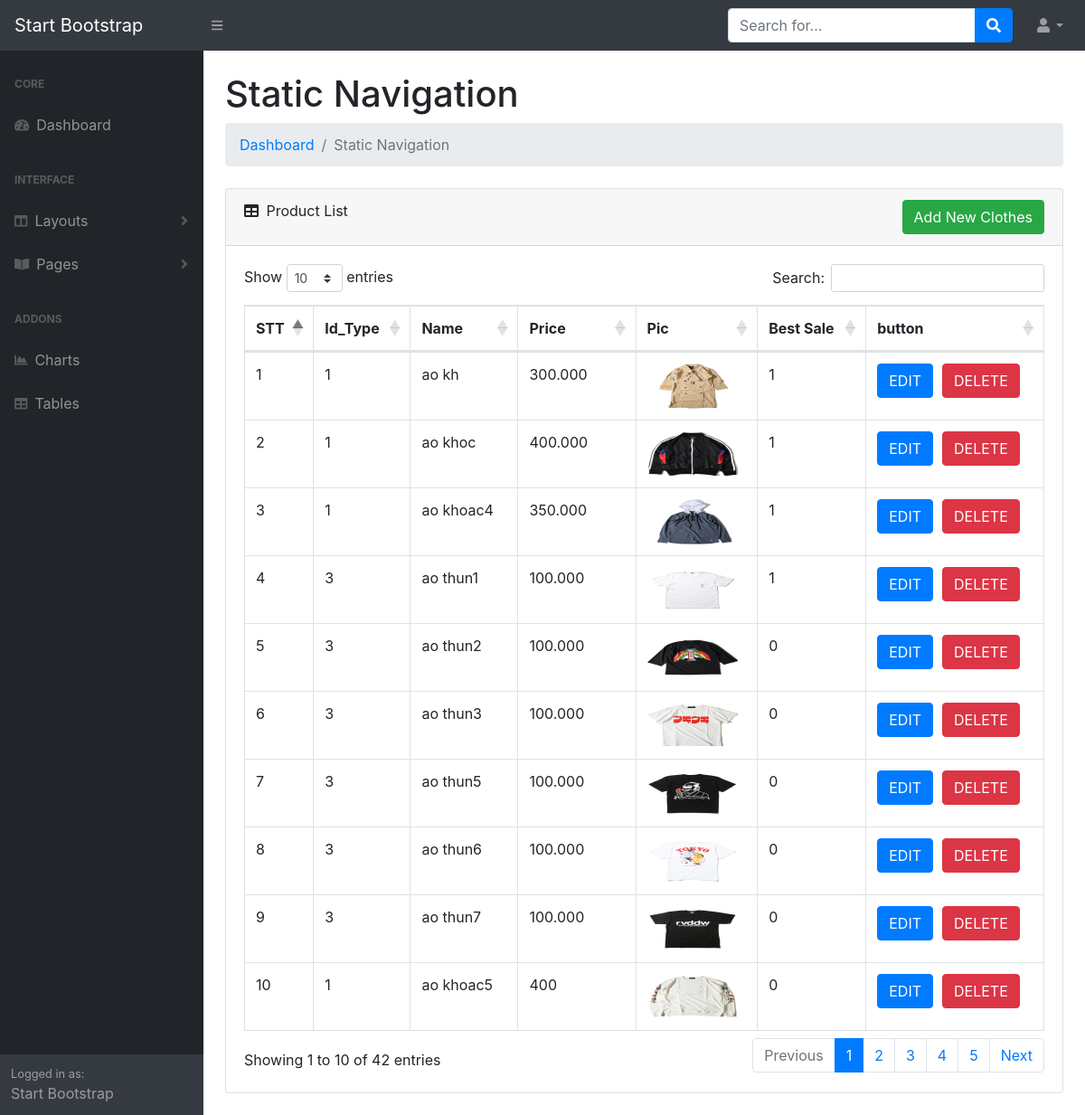
Page /CLOTHES.php on the committed database.
### tables this page shows
CREATE TABLE `clothes` (
  `id` int(4) NOT NULL,
  `id_type` int(4) NOT NULL,
  `name` varchar(40) NOT NULL,
  `price` varchar(255) NOT NULL,
  `picture` varchar(255) NOT NULL,
  `best_sell` int(11) NOT NULL
);

### models/DataProvider.php (called while the page is built, shortened)
<?php
class DataProvider
{
	private $link;
	function __construct()
	{
		$this->link=mysqli_connect("localhost","root","","sellclothes");
	}
	function ExecuteQuery($sql)
	{
		mysqli_query($this->link,"set names 'utf8'");
		return mysqli_query($this->link, $sql);
	}
	function FetchAll($sql)
	{
		$result=$this->ExecuteQuery($sql);
		$arr=array();
		while($row=mysqli_fetch_assoc($result))
		{
			$arr[]=$row;
		}
		return $arr;
	}
}
?>

### CLOTHES.php (the view, shortened to what this page needs)
<?php
include_once("../admin-test/models/DataProvider.php");
?>
<!DOCTYPE html>
<html lang="en">
    <head>
        <link href="css/styles.css" rel="stylesheet" />
        <link href="https://cdn.datatables.net/1.10.20/css/dataTables.bootstrap4.min.css" rel="stylesheet" />
    </head>
    <body>
        <nav class="sb-topnav navbar navbar-expand navbar-dark bg-dark">
            <a class="navbar-brand" href="index.php">Start Bootstrap</a>
            <button class="btn btn-link btn-sm order-1 order-lg-0" id="sidebarToggle" href="#"><i class="fas fa-bars"></i></button>
            <form class="d-none d-md-inline-block form-inline ml-auto mr-0 mr-md-3 my-2 my-md-0">
                <div class="input-group">
                    <input class="form-control" type="text" placeholder="Search for..." aria-label="Search" aria-describedby="basic-addon2" />
                    <div class="input-group-append">
                        <button class="btn btn-primary" type="button"><i class="fas fa-search"></i></button>
                    </div>
                </div>
            </form>
            <ul class="navbar-nav ml-auto ml-md-0">
                <li class="nav-item dropdown">
                    <a class="nav-link dropdown-toggle" id="userDropdown" href="#" role="button" data-toggle="dropdown" aria-haspopup="true" aria-expanded="false"><i class="fas fa-user fa-fw"></i></a>
                </li>
            </ul>
        </nav>
        <div id="layoutSidenav">
            <div id="layoutSidenav_nav">
                <nav class="sb-sidenav accordion sb-sidenav-dark" id="sidenavAccordion">
                    <div class="sb-sidenav-menu">
                        <div class="nav">
                            <div class="sb-sidenav-menu-heading">Core</div>
                            <a class="nav-link" href="index.php">
                                <div class="sb-nav-link-icon"><i class="fas fa-tachometer-alt"></i></div>
                                Dashboard
                            </a>
                            <div class="sb-sidenav-menu-heading">Interface</div>
                            <a class="nav-link collapsed" href="#" data-toggle="collapse" data-target="#collapseLayouts" aria-expanded="false" aria-controls="collapseLayouts">
                                <div class="sb-nav-link-icon"><i class="fas fa-columns"></i></div>
                                Layouts
                                <div class="sb-sidenav-collapse-arrow"><i class="fas fa-angle-down"></i></div>
                            </a>
                            <a class="nav-link collapsed" href="#" data-toggle="collapse" data-target="#collapsePages" aria-expanded="false" aria-controls="collapsePages">
                                <div class="sb-nav-link-icon"><i class="fas fa-book-open"></i></div>
                                Pages
                                <div class="sb-sidenav-collapse-arrow"><i class="fas fa-angle-down"></i></div>
                            </a>
                            <div class="sb-sidenav-menu-heading">Addons</div>
                            <a class="nav-link" href="charts.html">
                                <div class="sb-nav-link-icon"><i class="fas fa-chart-area"></i></div>
                                Charts
                            </a>
                            <a class="nav-link" href="tables.html">
                                <div class="sb-nav-link-icon"><i class="fas fa-table"></i></div>
                                Tables
                            </a>
                        </div>
                    </div>
                    <div class="sb-sidenav-footer">
                        <div class="small">Logged in as:</div>
                        Start Bootstrap
                    </div>
                </nav>
            </div>
            <div id="layoutSidenav_content">
                <main>
                    <div class="container-fluid">
                        <h1 class="mt-4">Static Navigation</h1>
                        <ol class="breadcrumb mb-4">
                            <li class="breadcrumb-item"><a href="index.php">Dashboard</a></li>
                            <li class="breadcrumb-item active">Static Navigation</li>
                        </ol>
                        <div class="card mb-4">
                            <div class="card-header" >
                                <i class="fas fa-table mr-1"></i>
                                Product List
                                <div style="float:right">
                                   <button class='btn-add btn btn-success'  data-toggle='modal' data-target='#AddModal'>Add New Clothes</button>
                                </div>
                            </div>
                            <div class="card-body">
                                <div class="table-responsive"  id='clothes_table'>
                                <table class="table table-bordered" id="dataTable" width="100%" cellspacing="0">
                                        <thead>
                                            <tr>
                                                <th>STT</th>
                                                <th>Id_Type</th>
                                                <th>Name</th>
                                                <th>Price</th>
                                                <th>Pic</th>
                                                <th>Best Sale</th>
                                                <th>button</th>
                                            </tr>
                                        </thead>
                                        <tbody>
                                        <?php
                                            include_once("../admin-test/models/DataProvider.php");
                                            $db=new DataProvider();
                                            $sql="SELECT * FROM `clothes`";
                                            $array=$db->FetchAll($sql);
                                            foreach($array as $item){
                                                @$p=number_format($item['price'],0,",",".");
                                                echo "<tr>";
                                                    echo "<td class='id'>$item[id]</td>";
                                                    echo "<td class='type'>$item[id_type]</td>";
                                                    echo "<td class='name'>$item[name]</td>";
                                                    echo "<td class='price'>$p</td>";
                                                    echo "<td ><img src='../admin-test/image/image_product/$item[picture]' class='image' style='width:100px; height:50px' ></td>";
                                                    echo "<td class='bestSale'>$item[best_sell]</td>";
                                                    echo "<td><button class='btn-edit btn btn-primary' data-toggle='modal' data-target='#exampleModal'>EDIT</button>";
                                                    echo "<button class='btn-delete btn btn-danger' style='margin-left:10px' >DELETE</button></td>";
                                                echo "</tr>";
                                            }
                                            ?>
                                        </tbody>
                                    </table>
                                </div>
                            </div>
                        </div>
                    </div>
                    </div>
            </div>
    </body>
</html>

### rows in the picture
clothes: id "1", id_type "1", name "ao kh", price "300.000", picture (picture), best_sell "1"
clothes: id "2", id_type "1", name "ao khoc", price "400.000", picture (picture), best_sell "1"
clothes: id "3", id_type "1", name "ao khoac4", price "350.000", picture (picture), best_sell "1"
clothes: id "4", id_type "3", name "ao thun1", price "100.000", picture (picture), best_sell "1"
clothes: id "5", id_type "3", name "ao thun2", price "100.000", picture (picture), best_sell "0"
clothes: id "6", id_type "3", name "ao thun3", price "100.000", picture (picture), best_sell "0"
clothes: id "7", id_type "3", name "ao thun5", price "100.000", picture (picture), best_sell "0"
clothes: id "8", id_type "3", name "ao thun6", price "100.000", picture (picture), best_sell "0"
clothes: id "9", id_type "3", name "ao thun7", price "100.000", picture (picture), best_sell "0"
clothes: id "10", id_type "1", name "ao khoac5", price "400", picture (picture), best_sell "0"
